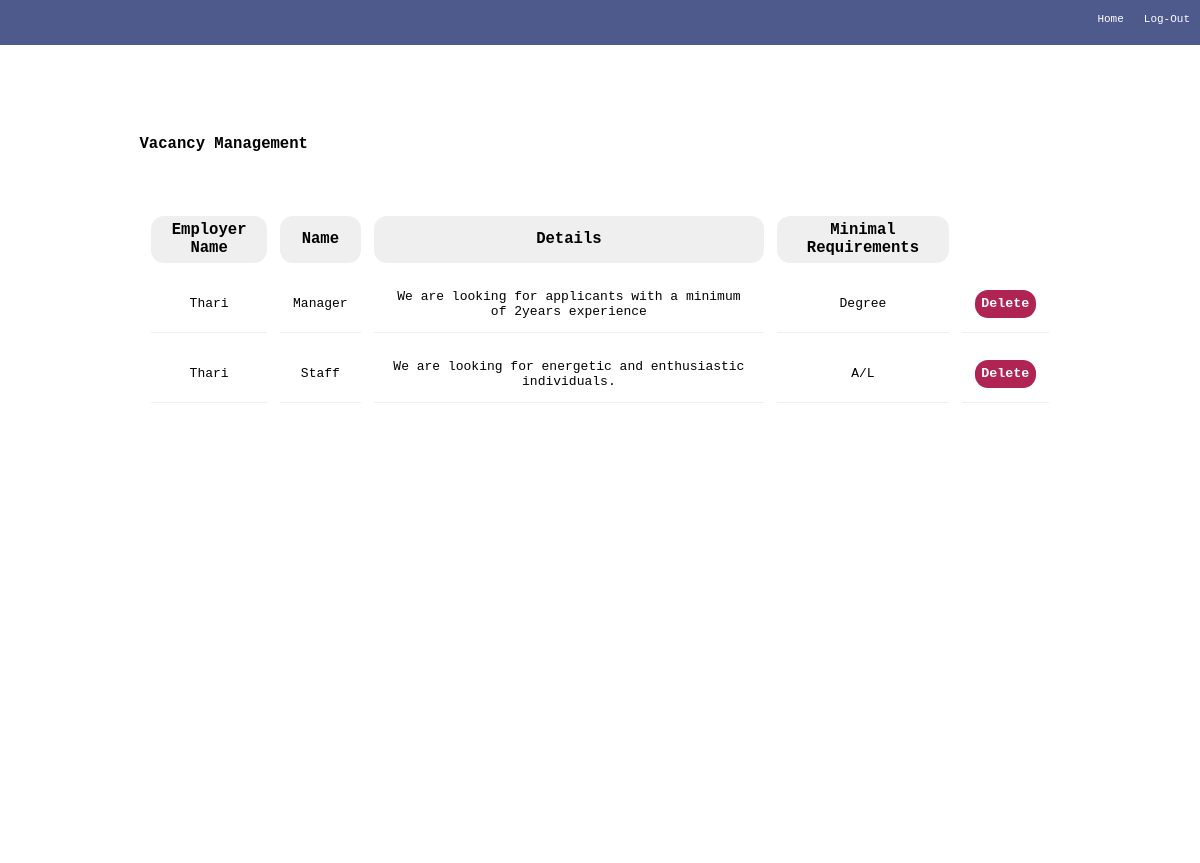
/admin/vacancy.php?show=vacancy, run on the app's committed database.
### tables this page shows
CREATE TABLE `vacancy` (
  `vacancyId` int(11) NOT NULL,
  `username` varchar(255) DEFAULT NULL,
  `name` varchar(255) DEFAULT NULL,
  `details` varchar(255) DEFAULT NULL,
  `minqualification` varchar(255) DEFAULT NULL
);

CREATE TABLE `user` (
  `username` varchar(255) NOT NULL,
  `password` varchar(255) DEFAULT NULL,
  `view` varchar(255) DEFAULT NULL,
  `name` varchar(255) DEFAULT NULL,
  `email` varchar(255) DEFAULT NULL,
  `telephone` varchar(255) DEFAULT NULL
);

### admin/db.php (called while the page is built, shortened)
<?php
include("../php/db_conn.php");
if (isset($_GET['show'])) {
    switch ($_GET['show']) {
        case 'vacancy':
            $sql = "select u.name as 'uname', v.* from vacancy v, user u where v.username=u.username order by u.name;";
            $result = mysqli_query($conn, $sql) or die($conn->error);
            break;
    }
}

### admin/vacancy.php (the view, shortened to what this page needs)
<!DOCTYPE html>
<html lang="en">
<head>
    <link rel="stylesheet" href="../css/admin.css">
    <link rel="stylesheet" href="../css/navbar.css">
</head>
<body>
<header>
            <nav>
                <ul>
                    <li><a href="../logout.php">Log-Out</a></li>
                    <li><a href="./home.php">Home</a></li>
                </ul>
            </nav>
    </header>
    <div class="container">
        <div class="section blur">
            <div class="section-header">
                <h4 class="title">Vacancy Management</h4>
            </div>
            <div class="section-body">
                <table>
                    <tr>
                        <th>Employer Name</th>
                        <th>Name</th>
                        <th>Details</th>
                        <th>Minimal Requirements</th>
                    </tr>
                    <?php
                        include('./db.php');
                        while($row = $result->fetch_assoc()){
                    ?>
                    <tr class="row">
                        <td><?php echo $row['uname'];?></td>
                        <td><?php echo $row['name'];?></td>
                        <td><?php echo $row['details'];?></td>
                        <td><?php echo $row['minqualification'];?></td>
                        <td>
                            <a href="?deleteV=<?php echo $row['vacancyId'];?>"><button class="btn-delete">
                                Delete</button></a>
                        </td>
                    </tr>
                    <?php }?>
                </table>
            </div>
        </div>
</body>
</html>

### css/admin.css (style rules this page uses)
* { margin: 0; box-sizing: border-box; font-family: monospace; }
body { background-image: url('../images/login1.jpg'); background-repeat: no-repeat; background-size: cover; }
.section { display: flex; flex-direction: column; width: 80%; height: 90%; border-radius: 0.4rem; transition: all 0.5s ease-in; border: 0px; text-align: center; padding: 1rem; background-color: rgba(233, 233, 244, 0.3); }
.section-header { display: flex; margin-bottom: 3rem; }
.section-body { width: 100%; overflow-y: scroll; }
.container { display: flex; justify-content: center; align-items: center; height: 100vh; }
button { font-weight: bolder; border: 0; padding: 0.5rem; border-radius: 1rem; cursor: pointer; transition: all 0.5s ease-in; background-color: #111; color: #fff; }
.blur { box-shadow: inset 0px 0px 2px #fefefed1; backdrop-filter: saturate(100%) blur(1px); background-color: rgba(255, 255, 255, 0.2); }
table { padding: 0.4rem; transition: all 0.5s ease-in; border-spacing: 1rem 1rem; width: 100%; background-color: white; border-radius: 0.5rem; }
table th { background-color: #eeee; border-radius: 1rem; padding: 0.4rem; font-weight: bolder; font-size: 1.2rem; }
table td { padding: 1rem; border-bottom: 1px #efefef solid; }
.btn-delete { background-color: #b02453; }
.title { background-color: #FFf; border-radius: 0.3rem; padding: 0.5rem; font-size: larger; }

### css/navbar.css (style rules this page uses)
nav { height: 45px; width: 100%; margin-top: 0; margin-bottom: 30px; position: relative; }
nav ul { height: 100%; list-style: none; margin: 0; background-color: #4E598C; }
nav ul li { margin: 0; float: right; height: 100%; }
nav li a { display: block; text-decoration: none; color: white; padding: 13px 10px; margin: unset; text-align: left; font-size: 11px; }

### data on the page
vacancy: user.name "Thari", name "Manager", details "We are looking for applicants with a minimum of 2years experience", minqualification "Degree"
vacancy: user.name "Thari", name "Staff", details "We are looking for energetic and enthusiastic individuals.", minqualification "A/L"
